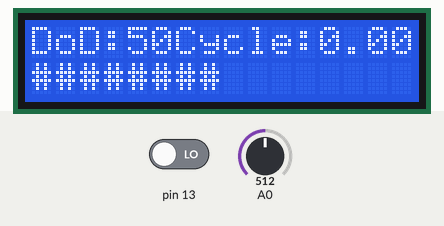
This sketch was run on a simulated Arduino Uno, built with avr-gcc and run on an emulated ATmega328P. Shown: 16×2 character LCD. Inputs (shaded band) come from the test bench; at power-on: A0 = 512, pin 13 LOW. What the sketch prints to the serial monitor is not drawn.

Above: at 1.3 s.
1.4 s: A0 set to 716
At 2.6 s:
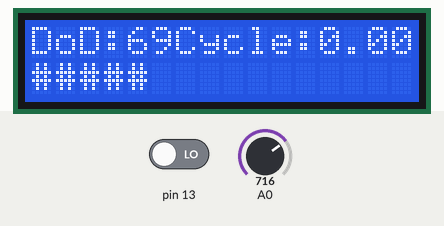
2.9 s: A0 set to 900
At 4.0 s:
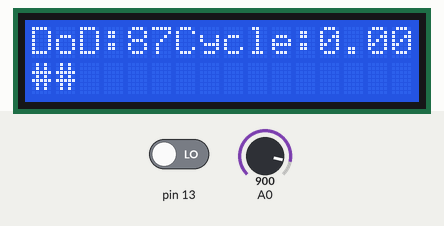
4.4 s: A0 set to 1023
At 5.2 s:
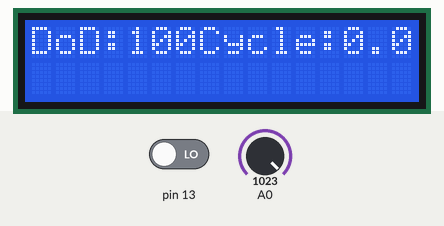
5.9 s: A0 set to 511
At 7.1 s:
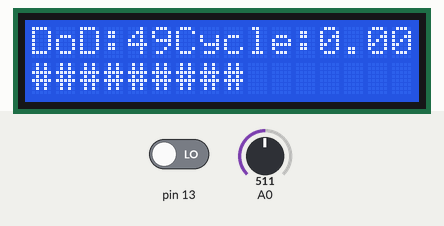
7.4 s: A0 set to 306
At 8.5 s:
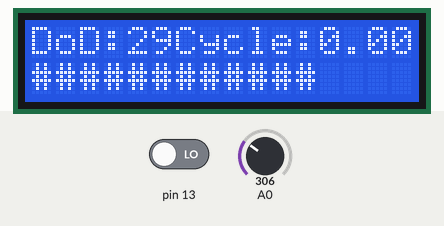
8.9 s: pin 13 driven HIGH
At 9.8 s:
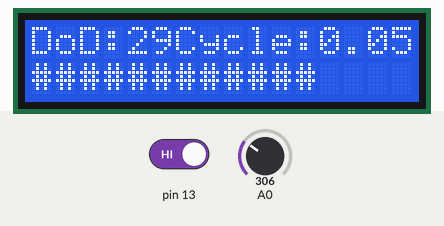
Timing chart, 0 to 11.9 s (numbered marks = the images above; inputs shaded):
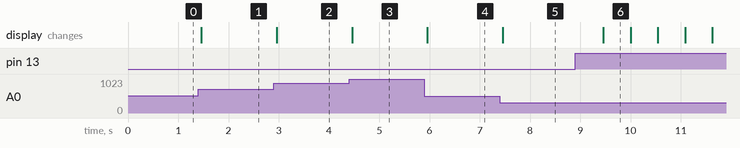

The sketch:

battery_detect.ino
```cpp
#include <LiquidCrystal_I2C.h>
#include <SoftwareSerial.h>

// ZigBee 모듈을 연결할 시리얼 핀 설정
SoftwareSerial zigbeeSerial(10, 11);  // RX, TX
LiquidCrystal_I2C lcd(0x27, 16, 2); // I2C 주소와 LCD 크기 설정
int sw = 0;
int flag = 0;
int barLength = 16;
int value = 0;
float cycle = 0;

void setup() {
  lcd.begin(16, 2); // LCD 초기화
  lcd.init();
  lcd.backlight(); // 백라이트 활성화
  Serial.begin(9600);
  zigbeeSerial.begin(9600);   // ZigBee 모듈 시리얼 통신 시작
  pinMode(13, INPUT);  // 내부 풀업 저항 사용
}

float calcDoD(int x){
  return 1 / (98105 * pow(x, -1.138)) * 100; //한번에 100번 충전한다고 가정

}

void loop() {
  value = analogRead(A0);  // 가변 저항의 값을 읽음
  int barValue = map(value, 0, 1023, barLength, 0);  // 가변 저항의 값을 바 그래프의 길이로 변환
  int perValue = map(value, 0, 1023, 0, 100);  // 가변 저항의 값을 바 그래프의 길이로 변환

  sw = digitalRead(13);
  if(sw) {cycle += calcDoD(perValue); Serial.println(sw);  sw = 0; delay(500);}


  // 첫 번째 줄에 가변 저항의 값 출력
  lcd.setCursor(0, 0);
  lcd.print("DoD:");
  lcd.print(perValue);
  lcd.print("Cycle:");
  lcd.print(cycle);
  lcd.print("           ");  // 숫자를 지우기 위해 공백 출력

  // 두 번째 줄에 바 그래프 출력
  lcd.setCursor(0, 1);

  for (int i = 0; i < barLength; i++) {
    if (i < barValue) {
      lcd.print("#");
    } else {
      lcd.print(" ");
    }
  }


  if (perValue <= 10) //배터리 잔량 10퍼센트 이하
  {
    zigbeeSerial.print("battery");
   	delay(2000);
  }
  if (cycle >= 1) //배터리 교체 신호
  {
    zigbeeSerial.print("cycle");
   	delay(2000);
  }
}
```

Measured:
- after the input at 1.4 s, the display: changes after 0.06 s (image 1)
- after the input at 2.9 s, the display: changes after 0.06 s (image 2)
- after the input at 4.4 s, the display: changes after 0.07 s (image 3)
- after the input at 5.9 s, the display: changes after 0.06 s (image 4)
- after the input at 7.4 s, the display: changes after 0.06 s (image 5)
- after the input at 8.9 s, the display: changes after 0.56 s (image 6)
- what the display in image 6 shows lasts 0.5 s, from 9.5 s to 10.0 s
